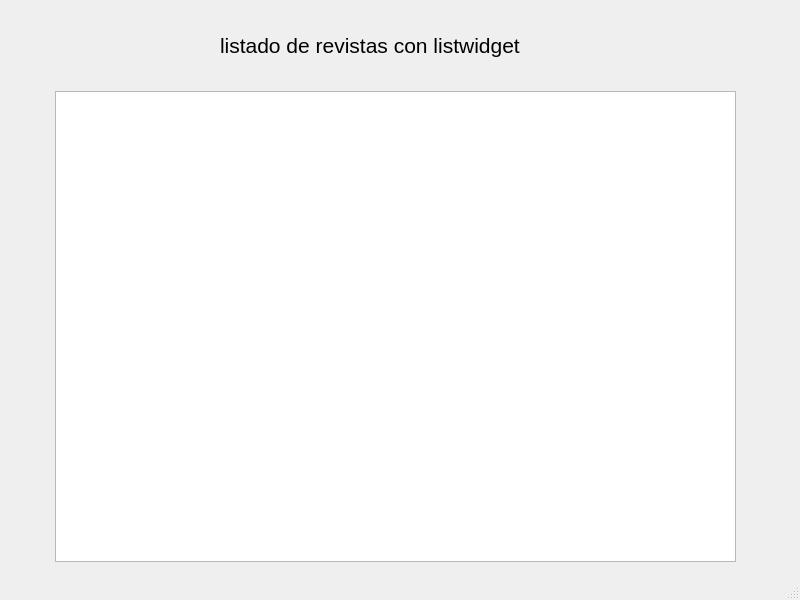
<?xml version="1.0" encoding="UTF-8"?>
<ui version="4.0">
 <class>MainWindow</class>
 <widget class="QMainWindow" name="MainWindow">
  <property name="geometry">
   <rect>
    <x>0</x>
    <y>0</y>
    <width>800</width>
    <height>600</height>
   </rect>
  </property>
  <property name="windowTitle">
   <string>MainWindow</string>
  </property>
  <property name="styleSheet">
   <string notr="true">alternate-background-color: rgb(106, 191, 255);</string>
  </property>
  <widget class="QWidget" name="centralwidget">
   <widget class="QListWidget" name="listWidget">
    <property name="geometry">
     <rect>
      <x>55</x>
      <y>91</y>
      <width>681</width>
      <height>471</height>
     </rect>
    </property>
    <property name="styleSheet">
     <string notr="true">alternate-background-color: rgb(255, 255, 130);</string>
    </property>
   </widget>
   <widget class="QLabel" name="label">
    <property name="geometry">
     <rect>
      <x>220</x>
      <y>20</y>
      <width>571</width>
      <height>51</height>
     </rect>
    </property>
    <property name="font">
     <font>
      <pointsize>16</pointsize>
     </font>
    </property>
    <property name="text">
     <string>listado de revistas con listwidget</string>
    </property>
   </widget>
  </widget>
  <widget class="QStatusBar" name="statusbar"/>
 </widget>
 <resources/>
 <connections/>
</ui>
